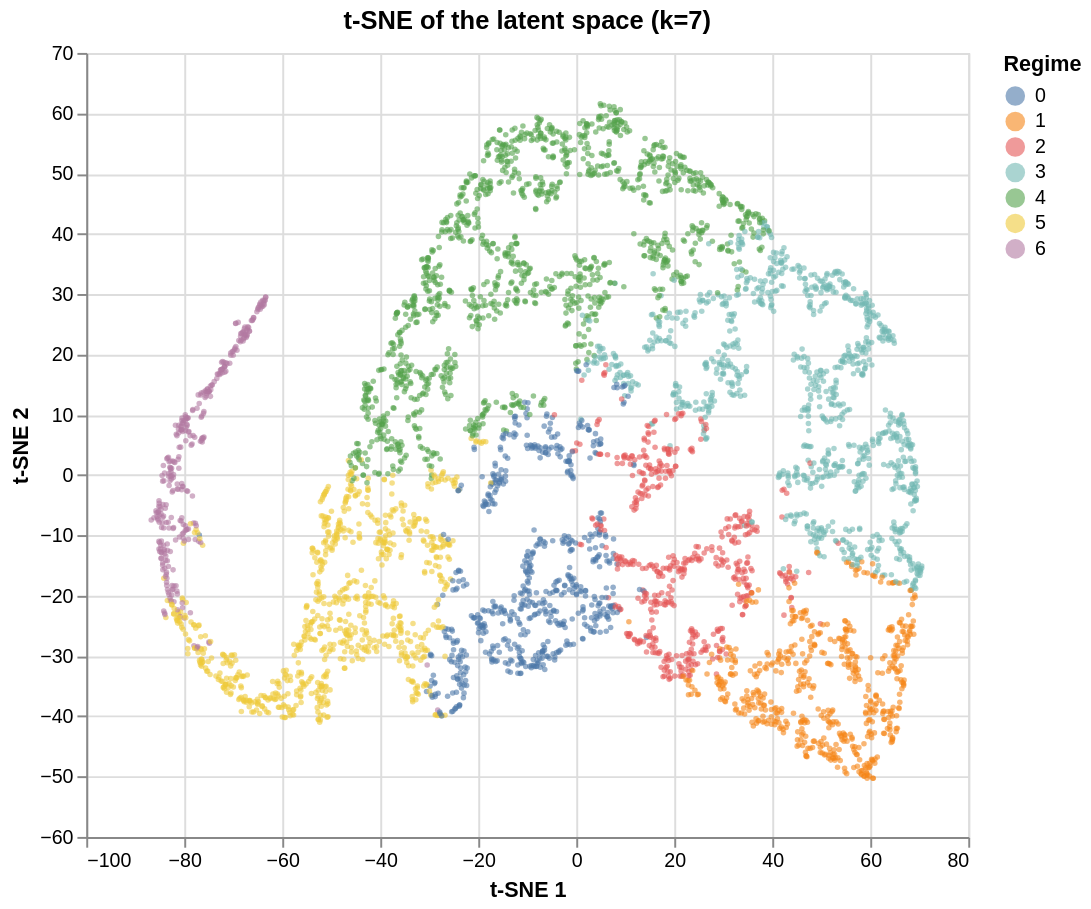

This figure's notebook cell:
### Markdown cell above
## 9. Latent space

### Code cell
rng = np.random.default_rng(CONFIG["seed"])
plot_idx = np.sort(rng.choice(len(latents), size=min(5000, len(latents)), replace=False))
coords = TSNE(n_components=2, perplexity=30, random_state=CONFIG["seed"]).fit_transform(latents[plot_idx])

tsne_plot = tsne_chart(coords, labels[plot_idx], f"t-SNE of the latent space (k={K})")
tsne_plot

### Figure 1 — Vega specification as saved in the notebook (floating-point values rounded to 4 significant figures; data arrays with more than 128 entries replaced by an {"elided": "..."} marker saying what was removed)
{"$schema": "https://vega.github.io/schema/vega/v5.json", "data": [{"name": "source_0", "values": {"elided": "5000 records"}}, {"name": "source_0_x_domain_tsne_1", "values": [{"min": -86.74, "max": 70.51}]}, {"name": "source_0_y_domain_tsne_2", "values": [{"min": -50.28, "max": 61.55}]}, {"name": "source_0_color_domain_regime", "values": [{"regime": "5"}, {"regime": "4"}, {"regime": "0"}, {"regime": "3"}, {"regime": "2"}, {"regime": "1"}, {"regime": "6"}]}], "marks": [{"type": "symbol", "name": "marks", "from": {"data": "source_0"}, "encode": {"update": {"y": {"field": "tsne_2", "scale": "y"}, "fill": {"field": "regime", "scale": "color"}, "shape": {"value": "circle"}, "opacity": {"value": 0.6}, "x": {"field": "tsne_1", "scale": "x"}, "size": {"value": 8}}}, "style": ["circle"]}], "scales": [{"name": "x", "type": "linear", "domain": [{"signal": "(data(\"source_0_x_domain_tsne_1\")[0] || {}).min"}, {"signal": "(data(\"source_0_x_domain_tsne_1\")[0] || {}).max"}], "range": [0, {"signal": "width"}], "nice": true, "zero": true}, {"name": "y", "type": "linear", "domain": [{"signal": "(data(\"source_0_y_domain_tsne_2\")[0] || {}).min"}, {"signal": "(data(\"source_0_y_domain_tsne_2\")[0] || {}).max"}], "range": [{"signal": "height"}, 0], "zero": true, "nice": true}, {"name": "color", "type": "ordinal", "domain": {"data": "source_0_color_domain_regime", "field": "regime", "sort": true}, "range": "category"}], "axes": [{"scale": "x", "labels": false, "minExtent": 0, "domain": false, "aria": false, "ticks": false, "zindex": 0, "orient": "bottom", "tickCount": {"signal": "ceil(width/40)"}, "maxExtent": 0, "grid": true, "gridScale": "y"}, {"scale": "y", "zindex": 0, "minExtent": 0, "maxExtent": 0, "ticks": false, "domain": false, "grid": true, "gridScale": "x", "orient": "left", "tickCount": {"signal": "ceil(height/40)"}, "labels": false, "aria": false}, {"scale": "x", "zindex": 0, "labelFlush": true, "labelOverlap": true, "orient": "bottom", "tickCount": {"signal": "ceil(width/40)"}, "grid": false, "title": "t-SNE 1"}, {"scale": "y", "grid": false, "title": "t-SNE 2", "labelOverlap": true, "tickCount": {"signal": "ceil(height/40)"}, "orient": "left", "zindex": 0}], "title": {"text": "t-SNE of the latent space (k=7)", "frame": "group"}, "width": 450, "padding": 5, "height": 400, "background": "white", "style": "cell", "legends": [{"title": "Regime", "fill": "color", "symbolType": "circle", "encode": {"symbols": {"update": {"opacity": {"value": 0.6}}}}}]}
